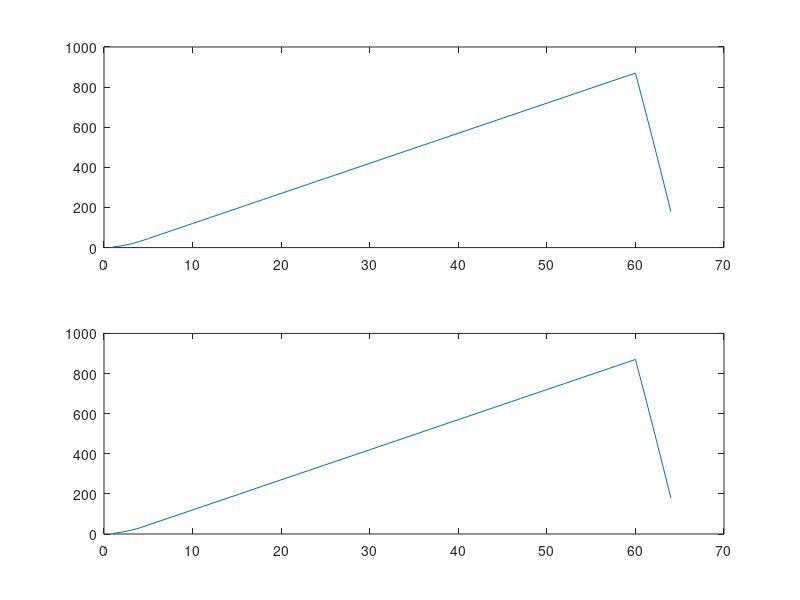

Here is the MATLAB script that generated this plot:
clc
clear all
close all

x=1:10;
y=1:20;
h=[3 3 3 3 3];
sig=cat(2,x,10+x,20+x,30+x,40+x,50+x);
straightUp=conv(sig,h);
for i=1:5
    if i==1
        init=conv(sig(1:20), h);
    else
        wrong(i-1,:)=conv(sig((i*10+1):((i+1)*10)),h);
    end
end

foo1=padarray(init,[0 64-24], 'post');
foo2=padarray(wrong(1,:),[0 20],'pre');
foo2=padarray(foo2,[0 64-34], 'post');
foo3=padarray(wrong(2,:),[0 30],'pre');
foo3=padarray(foo3,[0 64-44], 'post');
foo4=padarray(wrong(3,:),[0 40],'pre');
foo4=padarray(foo4,[0 64-54], 'post');
foo5=padarray(wrong(4,:),[0 50],'pre');

fuck=foo1+foo2+foo3+foo4+foo5;
figure(1)
subplot(2,1,1)
plot(straightUp)
subplot(2,1,2)
plot(fuck)
